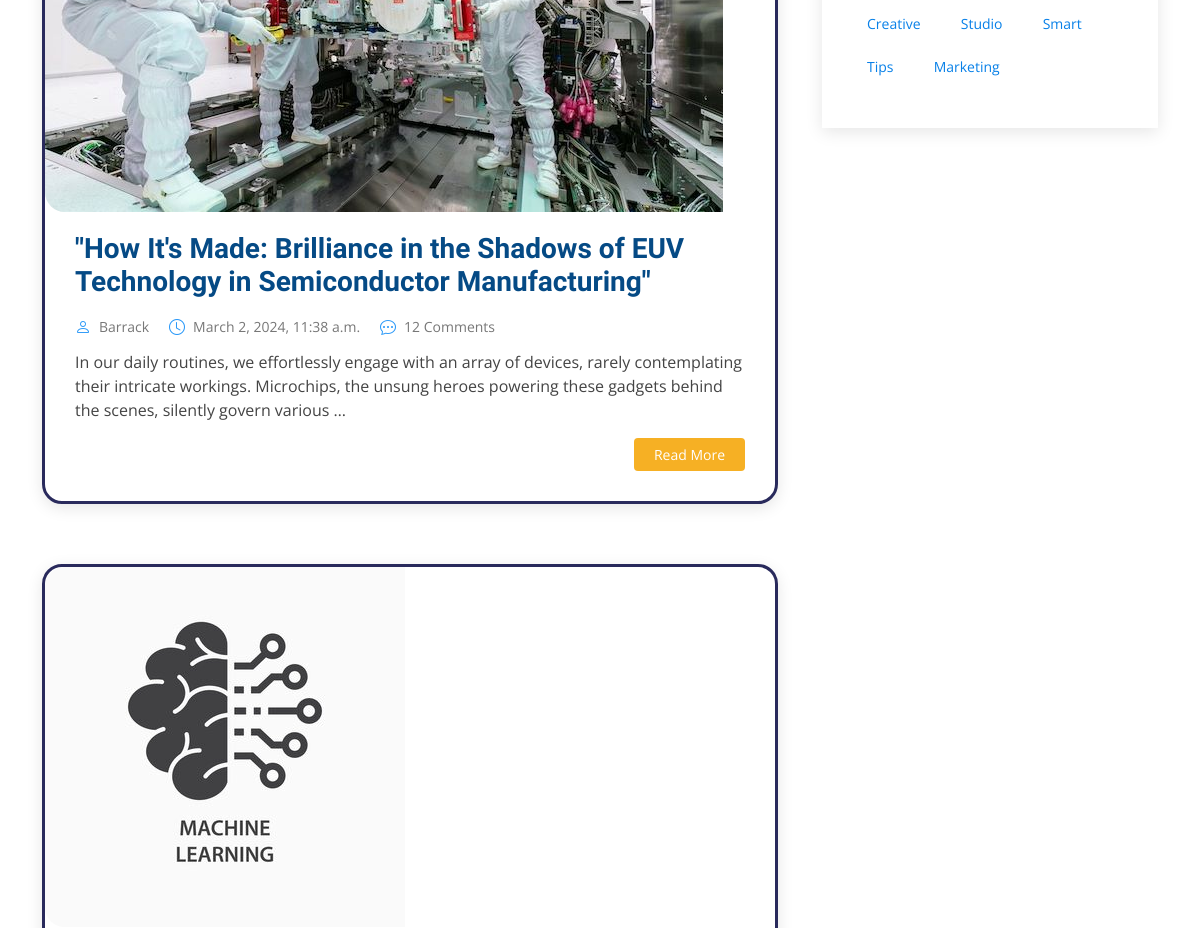
/blog (middle part), run on an earlier commit of the app's database.
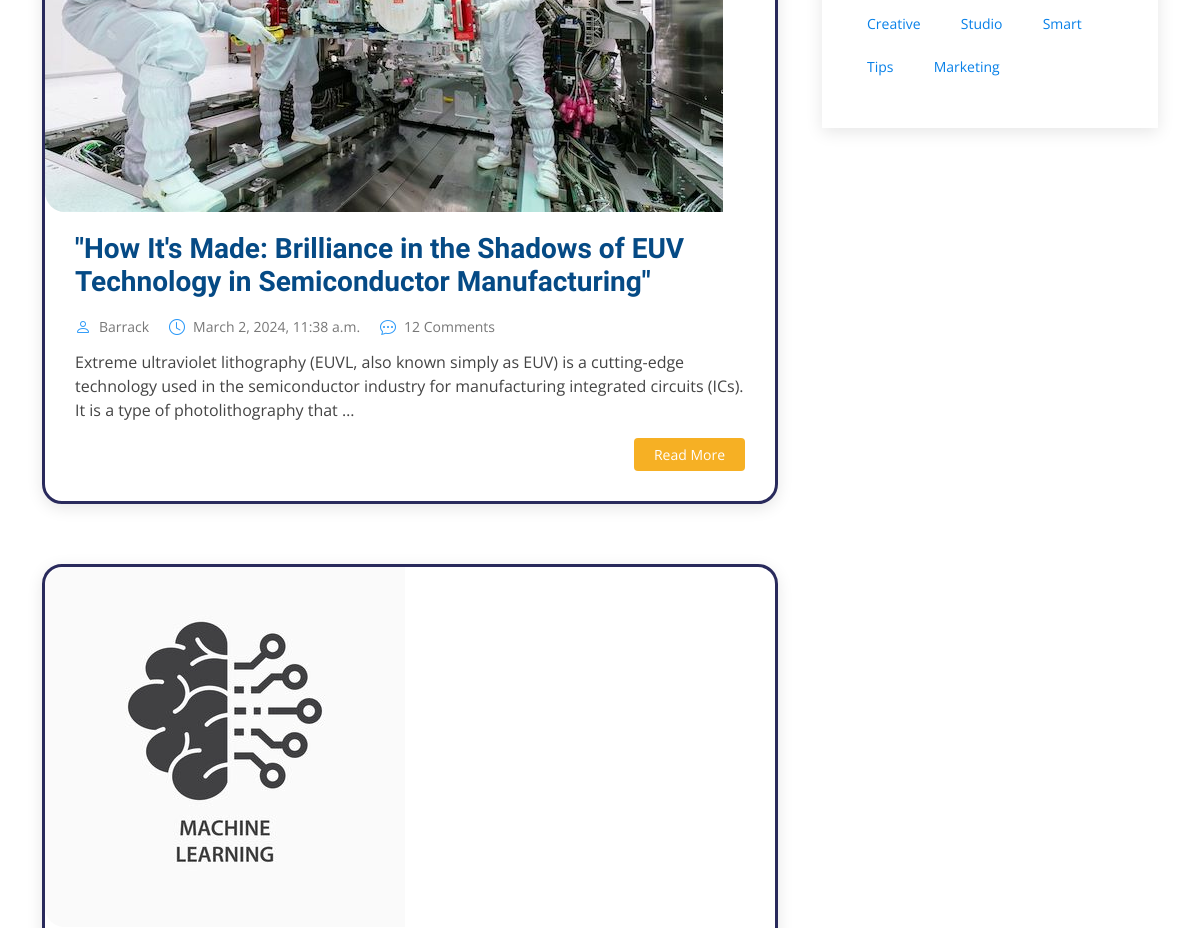
And on a later commit of the database.
### myapp/models.py (models this page shows, shortened)
class Post(models.Model):
    category = models.ForeignKey(Category, related_name='posts', on_delete=models.CASCADE)
    title = models.CharField(max_length=100)
    slug = models.SlugField(unique=True, blank=True)  # Make sure blank is allowed
    intro = models.TextField()
    paragraph_1 = models.TextField()
    my_back_quote = models.TextField()
    subheading = models.TextField()
    paragraph_2 = models.TextField()
    paragraph_3 = models.TextField()
    conclusion = models.TextField()
    created_at = models.DateTimeField(default=datetime.now, blank=True)
    image = models.ImageField(upload_to='uploads/', blank=True, null=True)
    image_2 = models.ImageField(upload_to='uploads/', blank=True, null=True)
    class Meta:
        ordering = ('-created_at',)

### myapp/views.py (the view)
# urls.py: path('blog', views.blog, name='blog'),
def blog(request):
    post = Post.objects.all()
    return render(request, 'blog.html', {'posts': post})

### templates/blog.html (shortened to what this page needs)
{% load static %}
<!DOCTYPE html>
<html lang="en">
  <head>
    <link href="{% static 'assets/vendor/animate.css/animate.min.css' %}" rel="stylesheet" />
    <link href="assets/vendor/aos/aos.css" rel="stylesheet" />
    <link
      href="{% static 'assets/vendor/bootstrap/css/bootstrap.min.css' %}"
      rel="stylesheet"
    />
    <link
      href="{% static 'assets/vendor/bootstrap-icons/bootstrap-icons.css' %}"
      rel="stylesheet"
    />
    <link href="{% static 'assets/vendor/boxicons/css/boxicons.min.css' %}" rel="stylesheet" />
    <link
      href="{% static 'assets/vendor/glightbox/css/glightbox.min.css' %}"
      rel="stylesheet"
    />
    <link href="{% static 'assets/vendor/remixicon/remixicon.css' %}" rel="stylesheet" />
    <link href="{% static 'assets/vendor/swiper/swiper-bundle.min.css' %}" rel="stylesheet" />
    <link href="{% static 'assets/css/style.css' %}" rel="stylesheet" />
  </head>
  <body>
    <main id="main">
      <section id="blog" class="blog">
        <div class="container" data-aos="fade-up">
          <div class="row">
            <div class="col-lg-8 entries">
              {% for post in posts %}
              <article class="entry">
                {% if post.image %}
                <div class="entry-img">
                  <img
                    src="{{ post.image.url }}"
                    alt=""
                    class="img-fluid"
                  />
                </div>
                {% endif %}
                <h2 class="entry-title">
                  <a href="{% url 'blog_single' post.slug %}"
                    >{{post.title}}</a
                  >
                </h2>
                <div class="entry-meta">
                  <ul>
                    <li class="d-flex align-items-center">
                      <i class="bi bi-person"></i>
                      <a href="{% url 'blog_single' post.slug %}">Barrack</a>
                    </li>
                    <li class="d-flex align-items-center">
                      <i class="bi bi-clock"></i>
                      <a href="{% url 'blog_single' post.slug %}"
                        ><time datetime="2020-01-01">{{ post.created_at }}</time></a
                      >
                    </li>
                    <li class="d-flex align-items-center">
                      <i class="bi bi-chat-dots"></i>
                      <a href="{% url 'blog_single' post.slug %}">12 Comments</a>
                    </li>
                  </ul>
                </div>
                <div class="entry-content">
                  <p>
                   {{post.intro|truncatewords:30}}
                  </p>
                  <div class="read-more">
                    <a href="{% url 'blog_single' post.slug %}">Read More</a>
                  </div>
                </div>
              </article>
              {% endfor %}
            </div>
            <div class="col-lg-4">
              <div class="sidebar">
                <div class="sidebar-item tags">
                  <ul>
                    <li><a href="#">Mac</a></li>
                    <li><a href="#">Design</a></li>
                    <li><a href="#">Office</a></li>
                    <li><a href="#">Creative</a></li>
                    <li><a href="#">Studio</a></li>
                    <li><a href="#">Smart</a></li>
                    <li><a href="#">Tips</a></li>
                    <li><a href="#">Marketing</a></li>
                  </ul>
                </div>
              </div>
            </div>
          </div>
        </div>
      </section>
    </main>
  </body>
</html>

What changed in the data, as far as the page shows it:
changed Post: intro "In our daily routines, we effortlessly engage with an array of devices, rarely contemplating their intricate workings. Microchips, the unsung heroes powering these gadgets behind the scenes, silently govern various …" → "Extreme ultraviolet lithography (EUVL, also known simply as EUV) is a cutting-edge technology used in the semiconductor industry for manufacturing integrated circuits (ICs). It is a type of photolithography that …"
